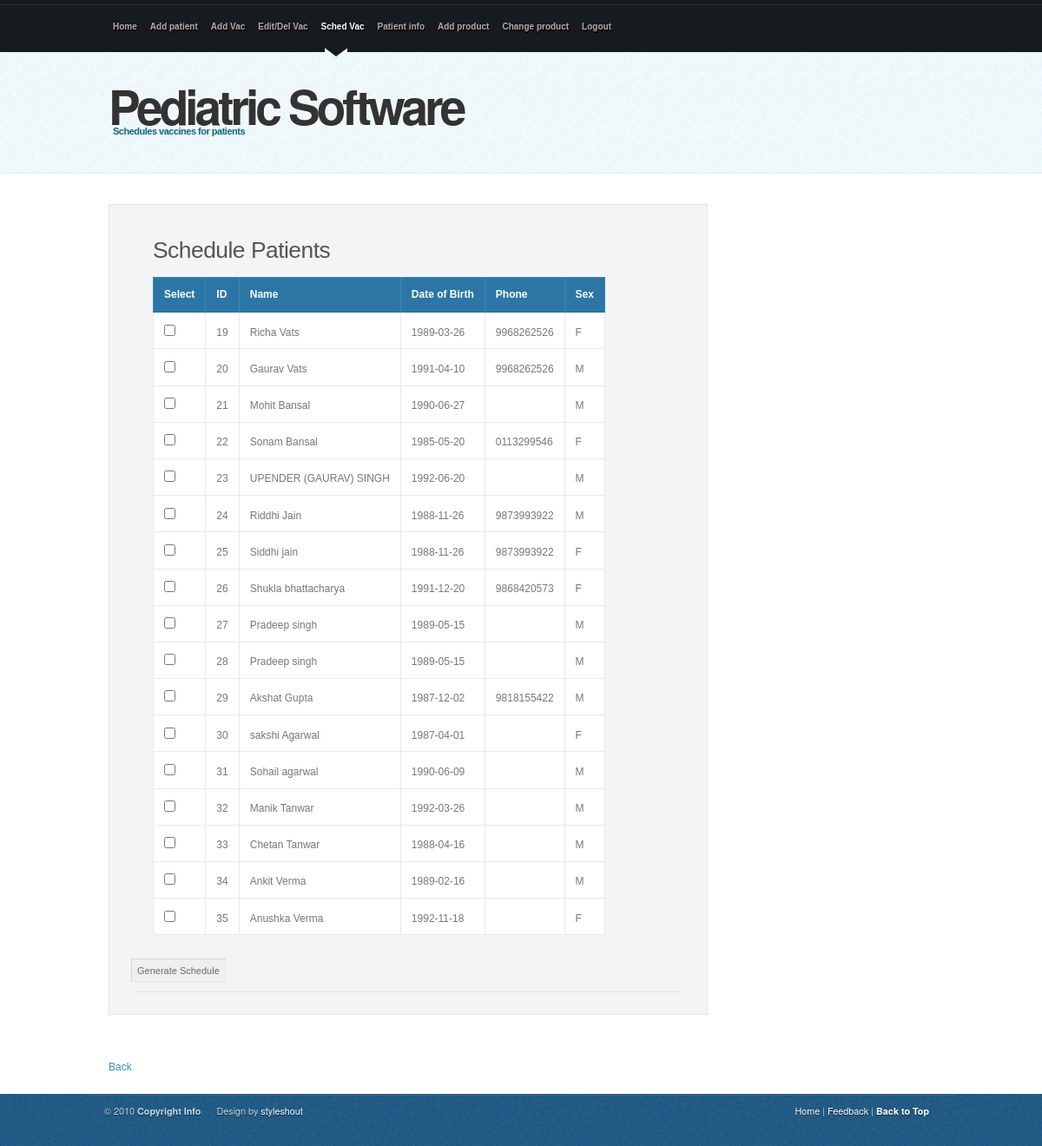
The app's page /schedule.php (signed in) with its own data.
### tables this page shows
CREATE TABLE IF NOT EXISTS `patients` (
  `id` int(11) NOT NULL AUTO_INCREMENT,
  `id_dob` varchar(6) NOT NULL,
  `name` varchar(25) NOT NULL,
  `first_name` varchar(25) NOT NULL,
  `middle_name` varchar(25) DEFAULT NULL,
  `last_name` varchar(25) NOT NULL,
  `father_name` varchar(25) DEFAULT NULL,
  `father_occ` varchar(25) DEFAULT NULL,
  `mother_name` varchar(25) DEFAULT NULL,
  `mother_occ` varchar(25) DEFAULT NULL,
  `address` varchar(100) DEFAULT NULL,
  `sibling` int(11) NOT NULL DEFAULT '0',
  `pin` varchar(6) DEFAULT NULL,
  `res_phone` varchar(10) DEFAULT NULL,
  `office_phone` varchar(10) DEFAULT NULL,
  `dob` date NOT NULL,
  `email` varchar(100) DEFAULT NULL,
  `phone` varchar(15) DEFAULT NULL,
  `sex` enum('M','F') NOT NULL DEFAULT 'M',
  `born_at` varchar(25) DEFAULT NULL,
  `mode_of_delivery` enum('Normal','Caesarean','Forceps','Vacuum') DEFAULT 'Normal',
  `birth_weight` varchar(10) DEFAULT NULL,
  `comp_preg` varchar(25) DEFAULT 'No',
  `comp_deli` varchar(25) DEFAULT 'No',
  `cry_birth` varchar(25) DEFAULT 'Yes',
  `admit_hospital` varchar(25) DEFAULT 'No',
  `injury_child` varchar(25) DEFAULT 'No',
  `prev_surgery` varchar(25) DEFAULT 'No',
  `allergy_child` varchar(25) DEFAULT 'No',
  `other_info` varchar(25) DEFAULT 'No',
  `diabetes` varchar(25) DEFAULT 'No',
  `asthma` varchar(25) DEFAULT 'No',
  `cardiac` varchar(25) DEFAULT 'No',
  `hypertension` varchar(25) DEFAULT 'No',
  `tuberculosis` varchar(25) DEFAULT 'No',
  `other_fam_history` varchar(25) DEFAULT 'No',
  `breast_feed_month` varchar(10) DEFAULT NULL,
  `solid_month` varchar(10) DEFAULT NULL,
  PRIMARY KEY (`id`)
);

### schedule.php (the view, shortened to what this page needs)
<?php include('header.php');
?>
<form action="" method="post" enctype="multipart/form-data" style="width:auto">
<h3>Schedule Patients</h3>
<table>
	<tbody>
		<tr>
			<th>Select</th>
			<th>ID</th>
			<th>Name</th>
			<th>Date of Birth</th>
			<th>Phone</th>
			<th>Sex</th>
		</tr>
		<?php $result = mysqli_query($link, "SELECT * FROM patients WHERE 1");
		while($row = mysqli_fetch_assoc($result))
		{
			echo "<tr>";
			echo "<td><input type=\"checkbox\" name=\"id[]\" value=".$row['id']." /></td>";
			echo "<td>".$row['id']."</td>";
			echo "<td>".$row['name']."</td>";
			echo "<td>".$row['dob']."</td>";
			echo "<td>".$row['phone']."</td>";
			echo "<td>".$row['sex']."</td>";
			echo "</tr>";
		}
		?>
	</tbody>
</table>
<p>
<input type="submit" name="submit" value="Generate Schedule"/>
</p>
</form>
<?php include('footer.php'); ?>

### css/coolblue.css (style rules this page uses)
body { font: 12px/170% 'Lucida Grande', 'Lucida Sans Unicode', Geneva, Verdana, Sans-Serif; color: #777; margin: 0; padding: 0; background: url(../images/bg.jpg); }
h1, h2, h3, h4 { font: bold 1em/1.5em 'Lucida Grande', 'Lucida Sans Unicode', Geneva, Verdana, Sans-Serif; color: #555; margin: 8px 25px; }
h3 { font-size: 2.2em; font-weight: normal; letter-spacing: -0.5px; padding-top: 15px; }
p, dl { margin: 10px 25px; }
table { border-collapse: collapse; margin: 10px 25px; }
tr { background: #FFF; }
th, td { text-align: left; border-width: 1px; border-style: solid; }
th { padding: .8em 1em; background: #2C76A6; border-color: #308ABA #308ABA #246F97 #308ABA; color: #fff; font-weight: bold; }
td { border-color: #E9E9E9; padding: .7em 1em; }
form { margin: 10px 25px 10px 25px; padding: 10px 25px 25px 25px; background: #F3F4F5; border: 1px solid #E2E4E7; width: 477px; }
form p { border-bottom: 1px solid #E6E6E6; padding: 12px 0 5px 0; margin: 0; color: #2C76A6; }
input, select, textarea { margin: 5px 0; padding: 7px 6px; color: #6A6969; border-width: 1px; border-style: solid; border-color: #D4D4D4 #EBEBEB #EBEBEB #D4D4D4; font: 11px 'Lucida Grande', Verdana, Helvetica, sans-serif; }

### records on screen
patients: id "19", name "Richa Vats", dob "1989-03-26", phone "9968262526", sex "F"
patients: id "20", name "Gaurav Vats", dob "1991-04-10", phone "9968262526", sex "M"
patients: id "21", name "Mohit Bansal", dob "1990-06-27", sex "M"
patients: id "22", name "Sonam Bansal", dob "1985-05-20", phone "0113299546", sex "F"
patients: id "23", name "UPENDER (GAURAV) SINGH", dob "1992-06-20", sex "M"
patients: id "24", name "Riddhi Jain", dob "1988-11-26", phone "9873993922", sex "M"
patients: id "25", name "Siddhi jain", dob "1988-11-26", phone "9873993922", sex "F"
patients: id "26", name "Shukla bhattacharya", dob "1991-12-20", phone "9868420573", sex "F"
patients: id "27", name "Pradeep singh", dob "1989-05-15", sex "M"
patients: id "28", name "Pradeep singh", dob "1989-05-15", sex "M"
patients: id "29", name "Akshat Gupta", dob "1987-12-02", phone "9818155422", sex "M"
patients: id "30", name "sakshi Agarwal", dob "1987-04-01", sex "F"
patients: id "31", name "Sohail agarwal", dob "1990-06-09", sex "M"
patients: id "32", name "Manik Tanwar", dob "1992-03-26", sex "M"
patients: id "33", name "Chetan Tanwar", dob "1988-04-16", sex "M"
patients: id "34", name "Ankit Verma", dob "1989-02-16", sex "M"
patients: id "35", name "Anushka Verma", dob "1992-11-18", sex "F"
